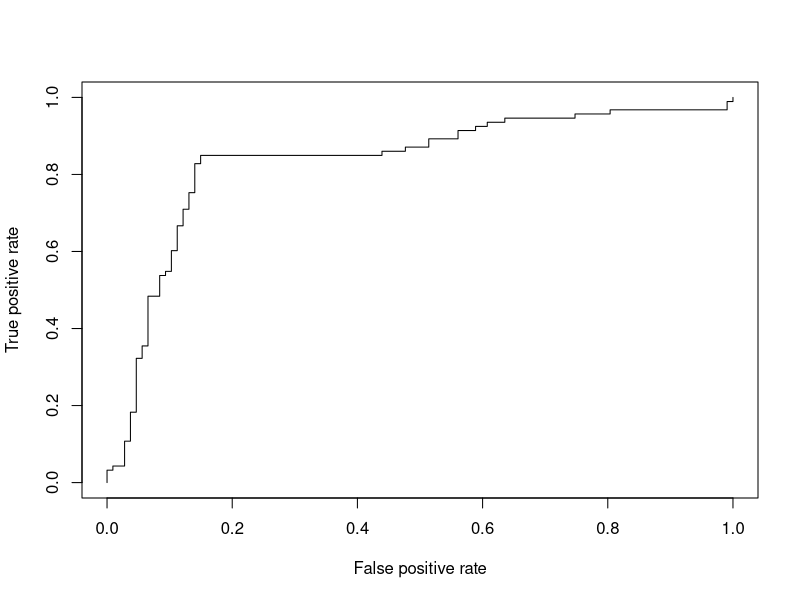
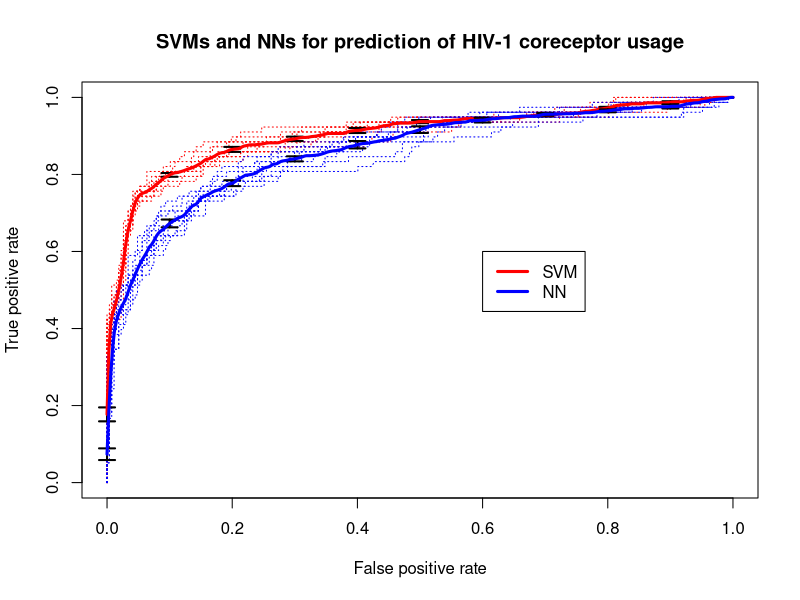

Source code (R) for these figures, in order:
install.packages("ROCR")
library(ROCR)
data(ROCR.simple)
ROCR.simple      #200 samples of 1 and 0
ROCR.simple$predictions
ROCR.simple$labels
pred <- prediction( ROCR.simple$predictions, ROCR.simple$labels) 
perf <- performance(pred,"tpr","fpr")
perf
plot(perf)
perf2 <- performance(pred, measure = "auc")   #area under curve
perf2@y.values
###

data(ROCR.hiv)
attach(ROCR.hiv)
pred.svm <- prediction(hiv.svm$predictions, hiv.svm$labels)
perf.svm <- performance(pred.svm, 'tpr', 'fpr')
pred.nn <- prediction(hiv.nn$predictions, hiv.svm$labels)
perf.nn <- performance(pred.nn, 'tpr', 'fpr')
plot(perf.svm, lty=3, col="red",main="SVMs and NNs for prediction of HIV-1 coreceptor usage")
plot(perf.nn, lty=3, col="blue",add=TRUE)
plot(perf.svm, avg="vertical", lwd=3, col="red", spread.estimate="stderror",plotCI.lwd=2,add=TRUE)
plot(perf.nn, avg="vertical", lwd=3, col="blue",
     spread.estimate="stderror",plotCI.lwd=2,add=TRUE)
legend(0.6,0.6,c('SVM','NN'),col=c('red','blue'),lwd=3)
